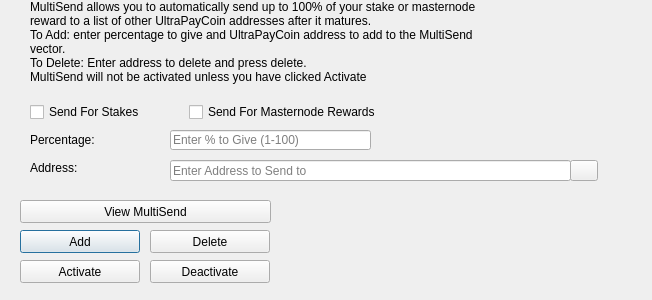
<?xml version="1.0" encoding="UTF-8"?>
<ui version="4.0">
 <class>MultiSendDialog</class>
 <widget class="QDialog" name="MultiSendDialog">
  <property name="windowModality">
   <enum>Qt::NonModal</enum>
  </property>
  <property name="geometry">
   <rect>
    <x>0</x>
    <y>0</y>
    <width>652</width>
    <height>300</height>
   </rect>
  </property>
  <property name="windowTitle">
   <string>MultiSend</string>
  </property>
  <widget class="QLineEdit" name="multiSendPercentEdit">
   <property name="geometry">
    <rect>
     <x>170</x>
     <y>130</y>
     <width>201</width>
     <height>20</height>
    </rect>
   </property>
   <property name="toolTip">
    <string>Enter whole numbers 1 - 100</string>
   </property>
   <property name="placeholderText">
    <string>Enter % to Give (1-100)</string>
   </property>
  </widget>
  <widget class="QLineEdit" name="multiSendAddressEdit">
   <property name="geometry">
    <rect>
     <x>170</x>
     <y>160</y>
     <width>401</width>
     <height>21</height>
    </rect>
   </property>
   <property name="toolTip">
    <string/>
   </property>
   <property name="placeholderText">
    <string>Enter Address to Send to</string>
   </property>
  </widget>
  <widget class="QLabel" name="label_2">
   <property name="geometry">
    <rect>
     <x>30</x>
     <y>0</y>
     <width>451</width>
     <height>121</height>
    </rect>
   </property>
   <property name="lineWidth">
    <number>1</number>
   </property>
   <property name="text">
    <string>MultiSend allows you to automatically send up to 100% of your stake or masternode reward to a list of other UltraPayCoin addresses after it matures.
To Add: enter percentage to give and UltraPayCoin address to add to the MultiSend vector.
To Delete: Enter address to delete and press delete.
MultiSend will not be activated unless you have clicked Activate</string>
   </property>
   <property name="alignment">
    <set>Qt::AlignLeading|Qt::AlignLeft|Qt::AlignTop</set>
   </property>
   <property name="wordWrap">
    <bool>true</bool>
   </property>
  </widget>
  <widget class="QLabel" name="message">
   <property name="geometry">
    <rect>
     <x>290</x>
     <y>200</y>
     <width>351</width>
     <height>91</height>
    </rect>
   </property>
   <property name="text">
    <string/>
   </property>
  </widget>
  <widget class="QPushButton" name="addButton">
   <property name="geometry">
    <rect>
     <x>20</x>
     <y>230</y>
     <width>120</width>
     <height>23</height>
    </rect>
   </property>
   <property name="toolTip">
    <string/>
   </property>
   <property name="statusTip">
    <string>Add to MultiSend Vector</string>
   </property>
   <property name="text">
    <string>Add</string>
   </property>
  </widget>
  <widget class="QPushButton" name="disableButton">
   <property name="geometry">
    <rect>
     <x>150</x>
     <y>260</y>
     <width>120</width>
     <height>23</height>
    </rect>
   </property>
   <property name="statusTip">
    <string>Deactivate MultiSend</string>
   </property>
   <property name="text">
    <string>Deactivate</string>
   </property>
  </widget>
  <widget class="QPushButton" name="addressBookButton">
   <property name="geometry">
    <rect>
     <x>570</x>
     <y>160</y>
     <width>28</width>
     <height>21</height>
    </rect>
   </property>
   <property name="toolTip">
    <string>Choose an address from the address book</string>
   </property>
   <property name="text">
    <string/>
   </property>
   <property name="icon">
    <iconset resource="../ultrapaycoin.qrc">
     <normaloff>:/icons/address-book</normaloff>:/icons/address-book</iconset>
   </property>
   <property name="shortcut">
    <string>Alt+A</string>
   </property>
   <property name="autoDefault">
    <bool>false</bool>
   </property>
  </widget>
  <widget class="QLabel" name="label">
   <property name="geometry">
    <rect>
     <x>30</x>
     <y>130</y>
     <width>121</width>
     <height>20</height>
    </rect>
   </property>
   <property name="toolTip">
    <string>Percentage of stake to send</string>
   </property>
   <property name="text">
    <string>Percentage:</string>
   </property>
  </widget>
  <widget class="QLabel" name="label_5">
   <property name="geometry">
    <rect>
     <x>30</x>
     <y>160</y>
     <width>111</width>
     <height>16</height>
    </rect>
   </property>
   <property name="toolTip">
    <string>Address to send portion of stake to</string>
   </property>
   <property name="text">
    <string>Address:</string>
   </property>
  </widget>
  <widget class="QPushButton" name="deleteButton">
   <property name="geometry">
    <rect>
     <x>150</x>
     <y>230</y>
     <width>120</width>
     <height>23</height>
    </rect>
   </property>
   <property name="toolTip">
    <string/>
   </property>
   <property name="statusTip">
    <string>Delete Address From MultiSend Vector</string>
   </property>
   <property name="text">
    <string>Delete</string>
   </property>
  </widget>
  <widget class="QPushButton" name="activateButton">
   <property name="geometry">
    <rect>
     <x>20</x>
     <y>260</y>
     <width>120</width>
     <height>23</height>
    </rect>
   </property>
   <property name="statusTip">
    <string>Activate MultiSend</string>
   </property>
   <property name="text">
    <string>Activate</string>
   </property>
  </widget>
  <widget class="QPushButton" name="viewButton">
   <property name="geometry">
    <rect>
     <x>20</x>
     <y>200</y>
     <width>251</width>
     <height>23</height>
    </rect>
   </property>
   <property name="toolTip">
    <string/>
   </property>
   <property name="statusTip">
    <string>View MultiSend Vector</string>
   </property>
   <property name="text">
    <string>View MultiSend</string>
   </property>
  </widget>
  <widget class="QWidget" name="horizontalLayoutWidget">
   <property name="geometry">
    <rect>
     <x>30</x>
     <y>100</y>
     <width>351</width>
     <height>24</height>
    </rect>
   </property>
   <layout class="QHBoxLayout" name="horizontalLayout">
    <item>
     <widget class="QCheckBox" name="multiSendStakeCheckBox">
      <property name="text">
       <string>Send For Stakes</string>
      </property>
     </widget>
    </item>
    <item>
     <widget class="QCheckBox" name="multiSendMasternodeCheckBox">
      <property name="text">
       <string>Send For Masternode Rewards</string>
      </property>
     </widget>
    </item>
   </layout>
  </widget>
 </widget>
 <resources>
  <include location="../ultrapaycoin.qrc"/>
 </resources>
 <connections/>
</ui>
